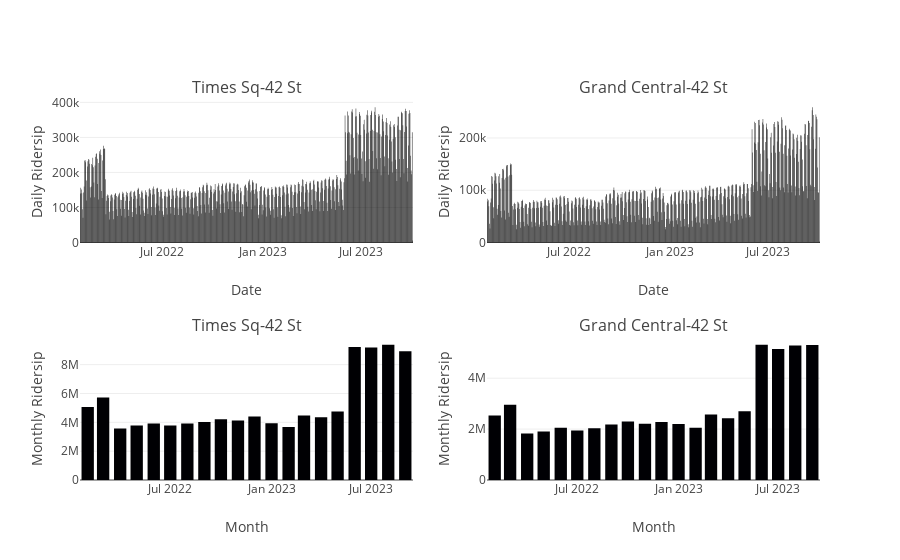

Here is the notebook cell this chart was saved with:
### Code cell
# fig=px.bar(station1_daily,x='date',y='sum')
# fig.show()
fig=make_subplots(rows=3,
                  cols=2,
             subplot_titles=("Times Sq-42 St","Grand Central-42 St",
                             "Times Sq-42 St","Grand Central-42 St"))
fig.add_trace(go.Bar(x=station1_daily.date,y=station1_daily['sum'],
                    showlegend=False),
             row=1,col=1)
fig.add_trace(go.Bar(x=station2_daily.date,y=station2_daily['sum'],
                    showlegend=False),
             row=1,col=2)

fig.add_trace(go.Bar(x=station1_monthly.index,y=station1_monthly['sum'],
                    showlegend=False),
             row=2,col=1)
fig.add_trace(go.Bar(x=station2_monthly.index,y=station2_monthly['sum'],
                    showlegend=False),
             row=2,col=2)

fig.add_trace(go)
fig.update_xaxes(title_text="Date",row=1,col=1)
fig.update_yaxes(title_text="Daily Ridersip",row=1,col=1)
fig.update_xaxes(title_text="Date",row=1,col=2)
fig.update_yaxes(title_text="Daily Ridersip",row=1,col=2)

fig.update_xaxes(title_text="Month",row=2,col=1)
fig.update_yaxes(title_text="Monthly Ridersip",row=2,col=1)
fig.update_xaxes(title_text="Month",row=2,col=2)
fig.update_yaxes(title_text="Monthly Ridersip",row=2,col=2)
# fig.update_yaxes(type='log',row=1,col=1)

### Figure 1 — Plotly figure (JSON) as saved in the notebook; plotly's stock layout.template omitted (floating-point values rounded to 4 significant figures; data arrays with more than 128 entries replaced by an {"elided": "..."} marker saying what was removed)
{"data": [{"showlegend": false, "type": "bar", "x": {"elided": "610 str values"}, "xaxis": "x", "y": {"elided": "610 int values"}, "yaxis": "y"}, {"showlegend": false, "type": "bar", "x": {"elided": "610 str values"}, "xaxis": "x2", "y": {"elided": "610 int values"}, "yaxis": "y2"}, {"showlegend": false, "type": "bar", "x": ["2022-02-01T00:00:00", "2022-03-01T00:00:00", "2022-04-01T00:00:00", "2022-05-01T00:00:00", "2022-06-01T00:00:00", "2022-07-01T00:00:00", "2022-08-01T00:00:00", "2022-09-01T00:00:00", "2022-10-01T00:00:00", "2022-11-01T00:00:00", "2022-12-01T00:00:00", "2023-01-01T00:00:00", "2023-02-01T00:00:00", "2023-03-01T00:00:00", "2023-04-01T00:00:00", "2023-05-01T00:00:00", "2023-06-01T00:00:00", "2023-07-01T00:00:00", "2023-08-01T00:00:00", "2023-09-01T00:00:00"], "xaxis": "x3", "y": [5067218, 5714908, 3574294, 3775884, 3924592, 3775644, 3925019, 4030965, 4222314, 4130286, 4405396, 3937852, 3673139, 4471088, 4349619, 4752504, 9219938, 9181935, 9389950, 8935931], "yaxis": "y3"}, {"showlegend": false, "type": "bar", "x": ["2022-02-01T00:00:00", "2022-03-01T00:00:00", "2022-04-01T00:00:00", "2022-05-01T00:00:00", "2022-06-01T00:00:00", "2022-07-01T00:00:00", "2022-08-01T00:00:00", "2022-09-01T00:00:00", "2022-10-01T00:00:00", "2022-11-01T00:00:00", "2022-12-01T00:00:00", "2023-01-01T00:00:00", "2023-02-01T00:00:00", "2023-03-01T00:00:00", "2023-04-01T00:00:00", "2023-05-01T00:00:00", "2023-06-01T00:00:00", "2023-07-01T00:00:00", "2023-08-01T00:00:00", "2023-09-01T00:00:00"], "xaxis": "x4", "y": [2535040, 2960732, 1828086, 1909494, 2053722, 1945258, 2028768, 2180287, 2302987, 2211967, 2277830, 2202487, 2052587, 2576072, 2423679, 2696863, 5318404, 5143864, 5286254, 5301896], "yaxis": "y4"}], "layout": {"annotations": [{"font": {"size": 16}, "showarrow": false, "text": "Times Sq-42 St", "x": 0.225, "xanchor": "center", "xref": "paper", "y": 1, "yanchor": "bottom", "yref": "paper"}, {"font": {"size": 16}, "showarrow": false, "text": "Grand Central-42 St", "x": 0.775, "xanchor": "center", "xref": "paper", "y": 1, "yanchor": "bottom", "yref": "paper"}, {"font": {"size": 16}, "showarrow": false, "text": "Times Sq-42 St", "x": 0.225, "xanchor": "center", "xref": "paper", "y": 0.375, "yanchor": "bottom", "yref": "paper"}, {"font": {"size": 16}, "showarrow": false, "text": "Grand Central-42 St", "x": 0.775, "xanchor": "center", "xref": "paper", "y": 0.375, "yanchor": "bottom", "yref": "paper"}], "xaxis": {"anchor": "y", "domain": [0, 0.45], "title": {"text": "Date"}}, "xaxis2": {"anchor": "y2", "domain": [0.55, 1], "title": {"text": "Date"}}, "xaxis3": {"anchor": "y3", "domain": [0, 0.45], "title": {"text": "Month"}}, "xaxis4": {"anchor": "y4", "domain": [0.55, 1], "title": {"text": "Month"}}, "yaxis": {"anchor": "x", "domain": [0.625, 1], "title": {"text": "Daily Ridersip"}}, "yaxis2": {"anchor": "x2", "domain": [0.625, 1], "title": {"text": "Daily Ridersip"}}, "yaxis3": {"anchor": "x3", "domain": [0, 0.375], "title": {"text": "Monthly Ridersip"}}, "yaxis4": {"anchor": "x4", "domain": [0, 0.375], "title": {"text": "Monthly Ridersip"}}}}
